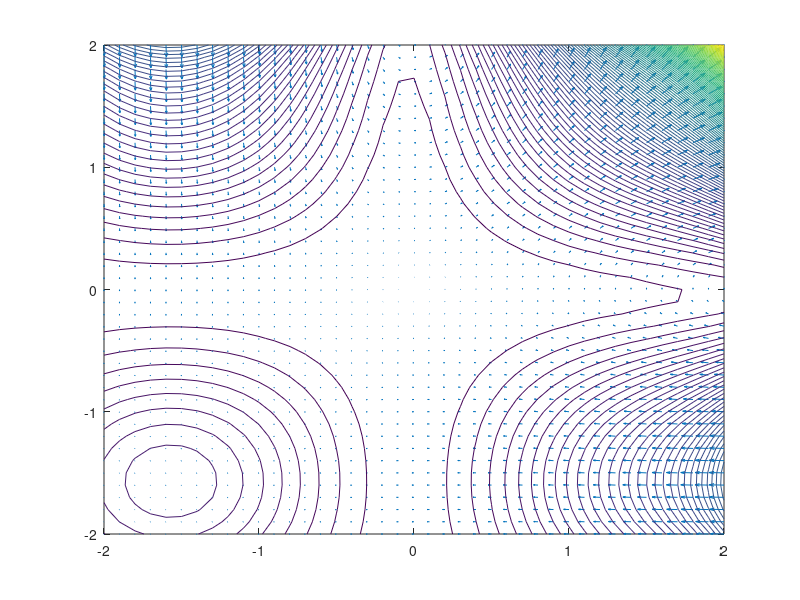

Source code (MATLAB): (Note: this script raises an error after producing the figure.)
%场相关的图形绘制例子
%%%%%%%%%%%%%%%%%%%%%%%%%%%%
[x , y] = meshgrid(-2:0.1:2,-2:0.1:2);
u=exp(x).*sin(y);
v=exp(y).*sin(x);

z=real((u.^2+v.^2)^0.5);

startx = -1:0.1:1;
starty = ones(size(startx));

quiver(x,y,u,v)
hold on
contour(x,y,z,100)



%%%%%%%%%%%%%%%%%%%%%%%
clear
close
clc
hold on
[x,y,z]=meshgrid(-10:0.5:10,-10:0.5:10,-10:0.5:10);
ux=x.^2-y.^2;
uy=2.*x.*y;
uz=-2.*z;

xmin = min(x(:));
xmax = max(x(:));
ymin = min(y(:));
ymax = max(y(:));
zmin = min(z(:));
zmax = max(z(:));
speed = sqrt(ux.^2 + uy.^2 + uz.^2);

[startx,starty,startz]=meshgrid([-10:2:0 0:1:10],[-10:2:0 0:1:10],-10:2:10);
[sx,sy,sz]=meshgrid(-10:2:10,-10:2:10,-10:2:10);
%quiver3(x,y,z,ux,uy,uz,1.2,'r')
%streamline(x,y,z,ux,uy,uz,startx,starty,startz)
%streamslice(x,y,z,ux,uy,uy,[],[],0)
%streamribbon(x,y,z,ux,uy,uz,sx,sy,sz,0.1);
coneplot(x,y,z,ux,uy,uz,sx,sy,sz,2)

%hsurfaces = slice(x,y,z,speed,[-10 0 10],0,0);
%set(hsurfaces,'FaceColor','interp','EdgeColor','none')

xlabel('x')
ylabel('y')
zlabel('z')

view(30,40)
daspect([1,1,1])


